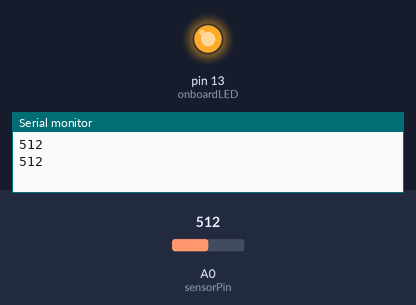
A sketch run on a simulated Arduino Uno, built with avr-gcc and run on an emulated ATmega328P. Shown: output pins drawn as LEDs (lit = HIGH), the last lines printed to the serial monitor. The inputs (shaded band) are chosen by the test bench; at power-on: A0 (sensorPin) = 512.

Above: at 2.3 s.
2.4 s: A0 (sensorPin) set to 900
At 3.5 s:
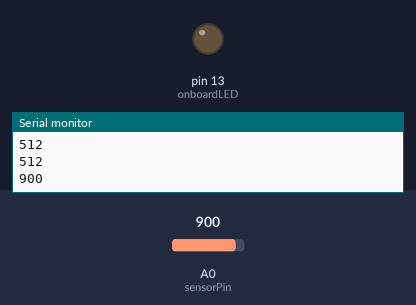
4.5 s: A0 (sensorPin) set to 306
Timing chart, 0 to 14.0 s (numbered marks = the images above; inputs shaded):
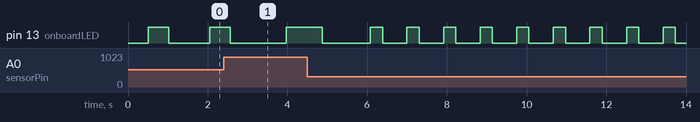

Measured:
- by itself, pin 13 (onboardLED): repeats every 0.92 s: HIGH 0.31 s, LOW 0.61 s

The sketch:

day-6.ino
```cpp
const int sensorPin = A0;
const int onboardLED = 13;

void setup()
{
    Serial.begin(9600);
    pinMode(onboardLED, OUTPUT);
}

void loop()
{
    const int sensorValue = analogRead(sensorPin);
    Serial.println(sensorValue);
    delay(sensorValue);
    digitalWrite(onboardLED, HIGH);
    delay(sensorValue);
    digitalWrite(onboardLED, LOW);
    delay(sensorValue);
}
```
